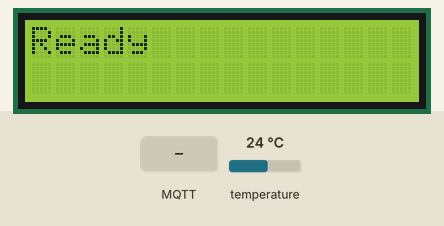
Bench run of a sketch on a simulated ESP8266 (NodeMCU). Shown: 16×2 character LCD. The test bench sets the inputs (shaded band); at power-on: temperature 24 °C. WiFi joins after 1.5 s; servers stay silent unless stated; the local clock reads 2024-03-15 10:24:30 at power-on unless the sketch sets it; no MQTT or app messages arrive unless stated; what the sketch prints to the serial monitor is not drawn.

Above: at 3.4 s.
3.5 s: MQTT message "1" arrives on the first subscribed topic
At 5.0 s:
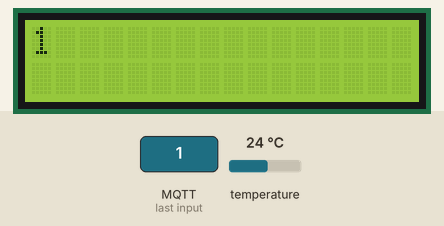
5.3 s: MQTT message "on" arrives on the first subscribed topic
At 6.4 s:
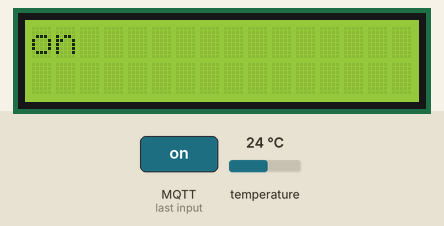
6.8 s: MQTT message "off" arrives on the first subscribed topic
At 7.4 s:
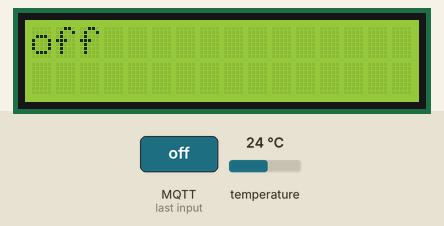
8.3 s: MQTT message "on" arrives on the second subscribed topic
At 8.7 s:
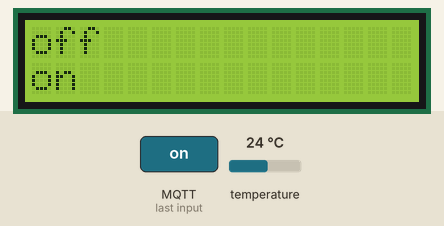
9.8 s: MQTT message "off" arrives on the second subscribed topic
At 10.9 s:
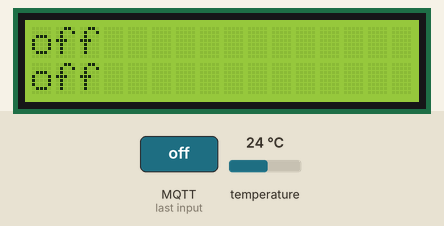
11.3 s: MQTT message "on" arrives on the first subscribed topic
At 12.1 s:
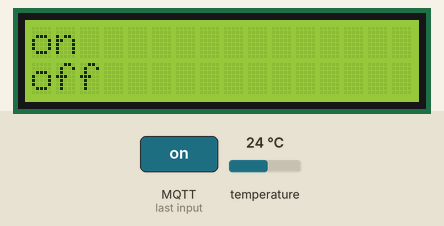
Timing chart, 0 to 13.8 s (numbered marks = the images above; inputs shaded):
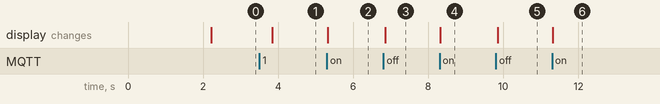

Measured:
- after the input at 3.5 s, the display: changes after 0.34 s (image 1)
- after the input at 5.3 s, the display: changes at once (image 2)
- after the input at 6.8 s, the display: changes after 0.05 s (image 3)
- after the input at 8.3 s, the display: changes at once (image 4)
- after the input at 9.8 s, the display: changes after 0.05 s (image 5)
- after the input at 11.3 s, the display: changes at once (image 6)

The sketch:

espuni.ino
```cpp
#include <ESP8266WiFi.h>
#include <PubSubClient.h>
#include <LiquidCrystal_PCF8574.h>
#include <OneWire.h>
#include <DallasTemperature.h>
#include <ArduinoJson.h>
#include <time.h>
#include <Wire.h>

// Wi-Fi
const char *ssid = "WIfii";
const char *password = "31133113";

// MQTT
const int mqtt_port = 8883;
const char *mqtt_broker = "n113916d.ala.eu-central-1.emqxsl.com";
const char *topic_speech = "esp/speech_to_text";
const char *topic_video = "esp/video_to_text";
const char *mqtt_username = "ESP12341231241351345";
const char *mqtt_password = "ESP12341231241351345";

static const char ca_cert[] PROGMEM = R"EOF(
-----BEGIN CERTIFICATE-----
MIIDrzCCApegAwIBAgIQCDvgVpBCRrGhdWrJWZHHSjANBgkqhkiG9w0BAQUFADBh
MQswCQYDVQQGEwJVUzEVMBMGA1UEChMMRGlnaUNlcnQgSW5jMRkwFwYDVQQLExB3
d3cuZGlnaWNlcnQuY29tMSAwHgYDVQQDExdEaWdpQ2VydCBHbG9iYWwgUm9vdCBD
QTAeFw0wNjExMTAwMDAwMDBaFw0zMTExMTAwMDAwMDBaMGExCzAJBgNVBAYTAlVT
MRUwEwYDVQQKEwxEaWdpQ2VydCBJbmMxGTAXBgNVBAsTEHd3dy5kaWdpY2VydC5j
b20xIDAeBgNVBAMTF0RpZ2lDZXJ0IEdsb2JhbCBSb290IENBMIIBIjANBgkqhkiG
9w0BAQEFAAOCAQ8AMIIBCgKCAQEA4jvhEXLeqKTTo1eqUKKPC3eQyaKl7hLOllsB
CSDMAZOnTjC3U/dDxGkAV53ijSLdhwZAAIEJzs4bg7/fzTtxRuLWZscFs3YnFo97
nh6Vfe63SKMI2tavegw5BmV/Sl0fvBf4q77uKNd0f3p4mVmFaG5cIzJLv07A6Fpt
43C/dxC//AH2hdmoRBBYMql1GNXRor5H4idq9Joz+EkIYIvUX7Q6hL+hqkpMfT7P
T19sdl6gSzeRntwi5m3OFBqOasv+zbMUZBfHWymeMr/y7vrTC0LUq7dBMtoM1O/4
gdW7jVg/tRvoSSiicNoxBN33shbyTApOB6jtSj1etX+jkMOvJwIDAQABo2MwYTAO
BgNVHQ8BAf8EBAMCAYYwDwYDVR0TAQH/BAUwAwEB/zAdBgNVHQ4EFgQUA95QNVbR
TLtm8KPiGxvDl7I90VUwHwYDVR0jBBgwFoAUA95QNVbRTLtm8KPiGxvDl7I90VUw
DQYJKoZIhvcNAQEFBQADggEBAMucN6pIExIK+t1EnE9SsPTfrgT1eXkIoyQY/Esr
hMAtudXH/vTBH1jLuG2cenTnmCmrEbXjcKChzUyImZOMkXDiqw8cvpOp/2PV5Adg
06O/nVsJ8dWO41P0jmP6P6fbtGbfYmbW0W5BjfIttep3Sp+dWOIrWcBAI+0tKIJF
PnlUkiaY4IBIqDfv8NZ5YBberOgOzW6sRBc4L0na4UU+Krk2U886UAb3LujEV0ls
YSEY1QSteDwsOoBrp+uvFRTp2InBuThs4pFsiv9kuXclVzDAGySj4dzp30d8tbQk
CAUw7C29C79Fv1C5qfPrmAESrciIxpg0X40KPMbp1ZWVbd4=
-----END CERTIFICATE-----
)EOF";

const char *ntp_server = "pool.ntp.org";
const long gmt_offset_sec = 0;
const int daylight_offset_sec = 0;

#define ONE_WIRE_BUS 0
OneWire oneWire(ONE_WIRE_BUS);
DallasTemperature sensors(&oneWire);

LiquidCrystal_PCF8574 lcd(0x27);

BearSSL::WiFiClientSecure espClient;
PubSubClient mqtt_client(espClient);


void connectToWiFi();
void connectToMQTT();
void syncTime();
void mqttCallback(char *topic, byte *payload, unsigned int length);
void publishTemperature();

void setup() {
    Serial.begin(9600);


    lcd.begin(16, 2);
    lcd.setBacklight(255);
    lcd.print("Loading");

    connectToWiFi();
    syncTime();
    mqtt_client.setServer(mqtt_broker, mqtt_port);
    mqtt_client.setCallback(mqttCallback);
    connectToMQTT();

    sensors.begin();

    lcd.clear();
    lcd.print("Ready");
    Serial.println("Ready");
}

void connectToWiFi() {
    WiFi.begin(ssid, password);
    while (WiFi.status() != WL_CONNECTED) {
        delay(1000);
        Serial.println("Connecting to Wi-Fi...");
    }
    Serial.println("Connected to Wi-Fi");
}

void syncTime() {
    configTime(gmt_offset_sec, daylight_offset_sec, ntp_server);
    while (time(nullptr) < 8 * 3600 * 2) {
        delay(1000);
        Serial.print(".");
    }
    Serial.println("Time synchronized");
}

void connectToMQTT() {
    BearSSL::X509List serverTrustedCA(ca_cert);
    espClient.setTrustAnchors(&serverTrustedCA);
    while (!mqtt_client.connected()) {
        String client_id = "esp8266-client-" + String(WiFi.macAddress());
        Serial.printf("Connecting to MQTT broker as %s...\n", client_id.c_str());
        if (mqtt_client.connect(client_id.c_str(), mqtt_username, mqtt_password)) {
            Serial.println("Connected to MQTT broker");
            mqtt_client.subscribe(topic_speech);
            mqtt_client.subscribe(topic_video);
        } else {
            char err_buf[128];
            espClient.getLastSSLError(err_buf, sizeof(err_buf));
            Serial.printf("Failed to connect, rc=%d\nSSL Error: %s\n", mqtt_client.state(), err_buf);
            delay(5000);
        }
    }
}

void mqttCallback(char *topic, byte *payload, unsigned int length) {
    String message;
    for (unsigned int i = 0; i < length; i++) {
        message += (char)payload[i];
    }
    Serial.printf("Message received on topic [%s]: %s\n", topic, message.c_str());

    // Setting limits to 16
    String displayMessage = message.substring(0, 16);

    if (String(topic) == topic_speech) {
        lcd.setCursor(0, 0);
        lcd.print("                "); // Prepairing line
        lcd.setCursor(0, 0);
        lcd.print(displayMessage);
    } else if (String(topic) == topic_video) {
        lcd.setCursor(0, 1);
        lcd.print("                "); // Prepairing line
        lcd.setCursor(0, 1);
        lcd.print(displayMessage);
    }

}

void publishTemperature() {
    sensors.requestTemperatures();
    float temperature = sensors.getTempCByIndex(0);

    StaticJsonDocument<200> doc;
    doc["temperature"] = temperature;
    doc["unit"] = "Celsius";
    doc["device"] = "ESP8266";

    char jsonBuffer[256];
    serializeJson(doc, jsonBuffer);

    mqtt_client.publish("esp/temperature", jsonBuffer);
    Serial.printf("Temperature sent: %s\n", jsonBuffer);
}

void loop() {
    if (!mqtt_client.connected()) {
        connectToMQTT();
    }
    mqtt_client.loop();

    static unsigned long lastPublish = 0;
    if (millis() - lastPublish > 3000) {
        lastPublish = millis();
        publishTemperature();
    }
}
```
